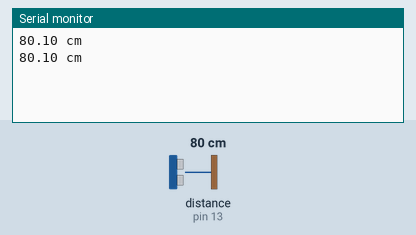
This sketch was run on a simulated Arduino Uno, built with avr-gcc and run on an emulated ATmega328P. On the bench: the last lines printed to the serial monitor. Wiring (inferred from the names in the program): ultrasonic range finder: trigger pin 12; echo pin 13. The inputs (shaded band) are chosen by the test bench; at power-on: distance to the obstacle (sensor on pin 13) 80 cm. The echo pulse lasts 58.3 µs per cm.

Above: at 2.8 s.
2.9 s: distance to the obstacle (sensor on pin 13) set to 2 cm
At 4.7 s:
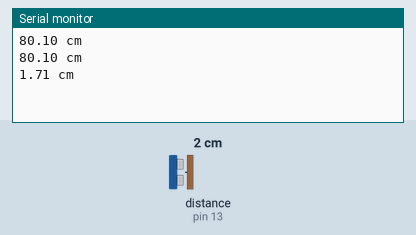
5.6 s: distance to the obstacle (sensor on pin 13) set to 4 cm
At 7.5 s:
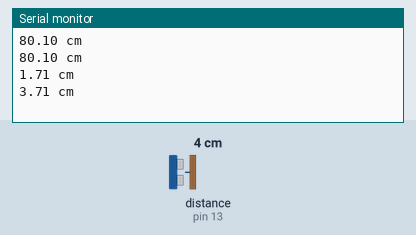
Timing chart, 0 to 9.0 s (numbered marks = the images above; inputs shaded):
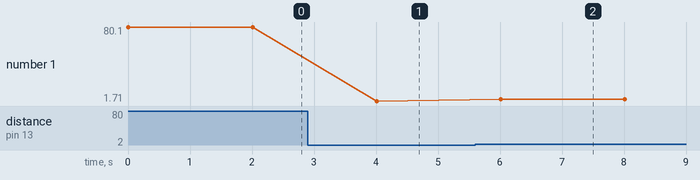

Measured:
- after the input at 2.9 s, the serial monitor: prints a new line after 1.1 s (image 1)
- after the input at 5.6 s, the serial monitor: prints a new line after 0.41 s (image 2)
- plotted number 1: 80.1 → 1.71 after the input at 2.9 s, 1.71 → 3.71 after the input at 5.6 s

The sketch:

HCSR04Ultrasonic.ino
```cpp
/*
 * Demonstrates use of HC-SR04 ultrasonic range module
 *
 * This sketch sends a 10us pulse HIGH at trigger pin of HC-SR04.
 * HC-SR04 return a pulse HIGH at echo pin which corresponds the distance.
 *     Time = Width of Echo pulse, in us (micro second)
 *     Distance in centimeters = Time / 58
 *
 * HC-SR04 works at 5V domain.
 * It means the echo pin needs level shift from 5V to 3.3V.
 * We can either use a level converter or use resister to devide the level.
 *
 **/

const int trigger_pin = 12;
const int echo_pin    = 13;

void setup() {
    Serial.begin(9600);
    pinMode(trigger_pin, OUTPUT);
    pinMode(echo_pin, INPUT);
}

void loop() {
    float duration, distance;

    // trigger a 10us HIGH pulse at trigger pin
    digitalWrite(trigger_pin, HIGH);
    delayMicroseconds(10);
    digitalWrite(trigger_pin, LOW);

    // measure time cost of pulse HIGH at echo pin
    duration = pulseIn (echo_pin, HIGH);

    // calculate the distance from duration
    distance = duration / 58;

    Serial.print(distance);
    Serial.println(" cm");

    // wait for next calculation
    delay(2000);
}
```
